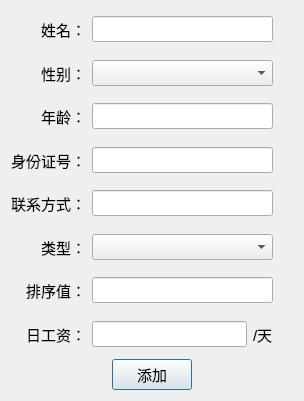
<?xml version="1.0" encoding="UTF-8"?>
<ui version="4.0">
 <class>CAddStaffDlg</class>
 <widget class="QDialog" name="CAddStaffDlg">
  <property name="geometry">
   <rect>
    <x>0</x>
    <y>0</y>
    <width>304</width>
    <height>401</height>
   </rect>
  </property>
  <property name="windowTitle">
   <string>添加/编辑</string>
  </property>
  <layout class="QVBoxLayout" name="verticalLayout">
   <item>
    <layout class="QGridLayout" name="gridLayout" rowstretch="0,0,0,0,0,0,0,0" columnstretch="0,0,0">
     <item row="1" column="2">
      <spacer name="verticalSpacer_2">
       <property name="orientation">
        <enum>Qt::Vertical</enum>
       </property>
       <property name="sizeHint" stdset="0">
        <size>
         <width>20</width>
         <height>40</height>
        </size>
       </property>
      </spacer>
     </item>
     <item row="6" column="2">
      <spacer name="verticalSpacer_7">
       <property name="orientation">
        <enum>Qt::Vertical</enum>
       </property>
       <property name="sizeHint" stdset="0">
        <size>
         <width>20</width>
         <height>40</height>
        </size>
       </property>
      </spacer>
     </item>
     <item row="5" column="0">
      <widget class="QLabel" name="label_6">
       <property name="font">
        <font>
         <pointsize>11</pointsize>
        </font>
       </property>
       <property name="text">
        <string>类型：</string>
       </property>
       <property name="alignment">
        <set>Qt::AlignRight|Qt::AlignTrailing|Qt::AlignVCenter</set>
       </property>
      </widget>
     </item>
     <item row="2" column="0">
      <widget class="QLabel" name="label_3">
       <property name="font">
        <font>
         <pointsize>11</pointsize>
        </font>
       </property>
       <property name="text">
        <string>年龄：</string>
       </property>
       <property name="alignment">
        <set>Qt::AlignRight|Qt::AlignTrailing|Qt::AlignVCenter</set>
       </property>
      </widget>
     </item>
     <item row="2" column="2">
      <spacer name="verticalSpacer_3">
       <property name="orientation">
        <enum>Qt::Vertical</enum>
       </property>
       <property name="sizeHint" stdset="0">
        <size>
         <width>20</width>
         <height>40</height>
        </size>
       </property>
      </spacer>
     </item>
     <item row="3" column="2">
      <spacer name="verticalSpacer_4">
       <property name="orientation">
        <enum>Qt::Vertical</enum>
       </property>
       <property name="sizeHint" stdset="0">
        <size>
         <width>20</width>
         <height>40</height>
        </size>
       </property>
      </spacer>
     </item>
     <item row="0" column="1">
      <widget class="QLineEdit" name="EDIT_NAME">
       <property name="font">
        <font>
         <pointsize>11</pointsize>
        </font>
       </property>
      </widget>
     </item>
     <item row="5" column="1">
      <widget class="QComboBox" name="COMBO_TYPE">
       <property name="font">
        <font>
         <pointsize>11</pointsize>
        </font>
       </property>
      </widget>
     </item>
     <item row="3" column="1">
      <widget class="QLineEdit" name="EDIT_IDCARD">
       <property name="font">
        <font>
         <pointsize>11</pointsize>
        </font>
       </property>
      </widget>
     </item>
     <item row="7" column="0">
      <widget class="QLabel" name="label_8">
       <property name="font">
        <font>
         <pointsize>11</pointsize>
        </font>
       </property>
       <property name="text">
        <string>日工资：</string>
       </property>
       <property name="alignment">
        <set>Qt::AlignRight|Qt::AlignTrailing|Qt::AlignVCenter</set>
       </property>
      </widget>
     </item>
     <item row="4" column="1">
      <widget class="QLineEdit" name="EDIT_TEL">
       <property name="font">
        <font>
         <pointsize>11</pointsize>
        </font>
       </property>
      </widget>
     </item>
     <item row="6" column="1">
      <widget class="QLineEdit" name="EDIT_DEX">
       <property name="font">
        <font>
         <pointsize>11</pointsize>
        </font>
       </property>
      </widget>
     </item>
     <item row="6" column="0">
      <widget class="QLabel" name="label_7">
       <property name="font">
        <font>
         <pointsize>11</pointsize>
        </font>
       </property>
       <property name="text">
        <string>排序值：</string>
       </property>
       <property name="alignment">
        <set>Qt::AlignRight|Qt::AlignTrailing|Qt::AlignVCenter</set>
       </property>
      </widget>
     </item>
     <item row="3" column="0">
      <widget class="QLabel" name="label_4">
       <property name="font">
        <font>
         <pointsize>11</pointsize>
        </font>
       </property>
       <property name="text">
        <string>身份证号：</string>
       </property>
       <property name="alignment">
        <set>Qt::AlignRight|Qt::AlignTrailing|Qt::AlignVCenter</set>
       </property>
      </widget>
     </item>
     <item row="4" column="0">
      <widget class="QLabel" name="label_5">
       <property name="font">
        <font>
         <pointsize>11</pointsize>
        </font>
       </property>
       <property name="text">
        <string>联系方式：</string>
       </property>
       <property name="alignment">
        <set>Qt::AlignRight|Qt::AlignTrailing|Qt::AlignVCenter</set>
       </property>
      </widget>
     </item>
     <item row="2" column="1">
      <widget class="QLineEdit" name="EDIT_AGE">
       <property name="font">
        <font>
         <pointsize>11</pointsize>
        </font>
       </property>
      </widget>
     </item>
     <item row="1" column="0">
      <widget class="QLabel" name="label_2">
       <property name="font">
        <font>
         <pointsize>11</pointsize>
        </font>
       </property>
       <property name="text">
        <string>性别：</string>
       </property>
       <property name="alignment">
        <set>Qt::AlignRight|Qt::AlignTrailing|Qt::AlignVCenter</set>
       </property>
      </widget>
     </item>
     <item row="0" column="2">
      <spacer name="verticalSpacer">
       <property name="orientation">
        <enum>Qt::Vertical</enum>
       </property>
       <property name="sizeHint" stdset="0">
        <size>
         <width>20</width>
         <height>40</height>
        </size>
       </property>
      </spacer>
     </item>
     <item row="5" column="2">
      <spacer name="verticalSpacer_6">
       <property name="orientation">
        <enum>Qt::Vertical</enum>
       </property>
       <property name="sizeHint" stdset="0">
        <size>
         <width>20</width>
         <height>40</height>
        </size>
       </property>
      </spacer>
     </item>
     <item row="1" column="1">
      <widget class="QComboBox" name="COMBO_SEX">
       <property name="font">
        <font>
         <pointsize>11</pointsize>
        </font>
       </property>
      </widget>
     </item>
     <item row="4" column="2">
      <spacer name="verticalSpacer_5">
       <property name="orientation">
        <enum>Qt::Vertical</enum>
       </property>
       <property name="sizeHint" stdset="0">
        <size>
         <width>20</width>
         <height>40</height>
        </size>
       </property>
      </spacer>
     </item>
     <item row="7" column="2">
      <spacer name="verticalSpacer_8">
       <property name="orientation">
        <enum>Qt::Vertical</enum>
       </property>
       <property name="sizeHint" stdset="0">
        <size>
         <width>20</width>
         <height>40</height>
        </size>
       </property>
      </spacer>
     </item>
     <item row="0" column="0">
      <widget class="QLabel" name="label">
       <property name="font">
        <font>
         <pointsize>11</pointsize>
        </font>
       </property>
       <property name="text">
        <string>姓名：</string>
       </property>
       <property name="alignment">
        <set>Qt::AlignRight|Qt::AlignTrailing|Qt::AlignVCenter</set>
       </property>
      </widget>
     </item>
     <item row="7" column="1">
      <layout class="QHBoxLayout" name="horizontalLayout">
       <item>
        <widget class="QLineEdit" name="EDIT_DAYPAY">
         <property name="font">
          <font>
           <pointsize>11</pointsize>
          </font>
         </property>
        </widget>
       </item>
       <item>
        <widget class="QLabel" name="label_9">
         <property name="font">
          <font>
           <pointsize>11</pointsize>
          </font>
         </property>
         <property name="text">
          <string>/天</string>
         </property>
        </widget>
       </item>
      </layout>
     </item>
    </layout>
   </item>
   <item>
    <layout class="QHBoxLayout" name="horizontalLayout_2">
     <item>
      <spacer name="horizontalSpacer">
       <property name="orientation">
        <enum>Qt::Horizontal</enum>
       </property>
       <property name="sizeHint" stdset="0">
        <size>
         <width>40</width>
         <height>20</height>
        </size>
       </property>
      </spacer>
     </item>
     <item>
      <widget class="QPushButton" name="BTN_SAVE">
       <property name="font">
        <font>
         <pointsize>11</pointsize>
        </font>
       </property>
       <property name="text">
        <string>添加</string>
       </property>
      </widget>
     </item>
     <item>
      <spacer name="horizontalSpacer_2">
       <property name="orientation">
        <enum>Qt::Horizontal</enum>
       </property>
       <property name="sizeHint" stdset="0">
        <size>
         <width>40</width>
         <height>20</height>
        </size>
       </property>
      </spacer>
     </item>
    </layout>
   </item>
  </layout>
 </widget>
 <layoutdefault spacing="6" margin="11"/>
 <resources/>
 <connections/>
</ui>
